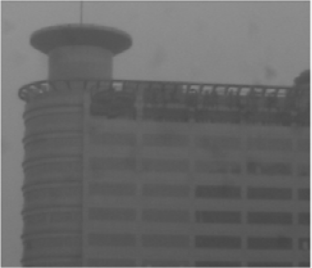
%> input picture image/tv3.png, 312 x 268 px
$ octave sift_test.m   (GNU Octave 9; MATLAB toolbox functions it lacks are replaced by stand-ins)
%> lines starting %> are read from the running program, lines starting %| are printed output that depends on the picture
addpath('image');
clc
clear
Ia = imread('tv3.png');
%> Ia is the input picture: size 268x312x3 uint8; min 65, max 247, mean 104.3
[m,n,c]=size(Ia);
%> m = 268; n = 312; c = 3
if c>1
Ia=rgb2gray(Ia);
%> Ia: size 268x312 uint8
end
Ia=mat2gray(Ia);
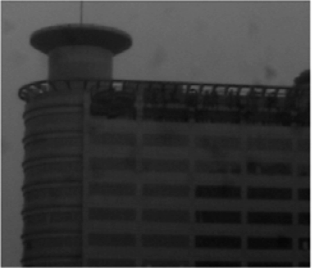
%> Ia: size 268x312 double; min 0, max 1, mean 0.216
Ia = single(Ia) ;
%> Ia: size 268x312 single

Ib = imread('ir3.png');
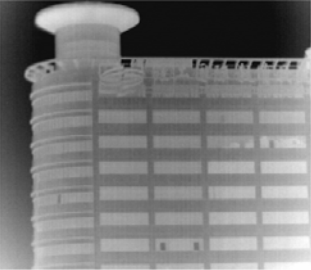
%> input picture image/ir3.png, 311 x 270 px
%> Ib is the input picture: size 270x311x3 uint8; min 6, max 254, mean 120.8
[m1,n1,c1]=size(Ib);
%> m1 = 270; n1 = 311; c1 = 3
if c1>1
Ib=rgb2gray(Ib);
%> Ib: size 270x311 uint8
end
Ib=mat2gray(Ib);
%> Ib: size 270x311 double
Ib = single(Ib) ;
%> Ib: size 270x311 single
%> (the run ends here)
